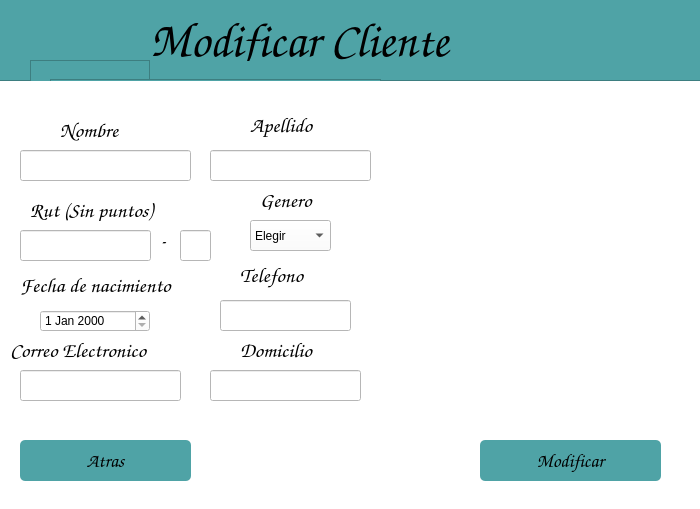
<?xml version="1.0" encoding="UTF-8"?>
<ui version="4.0">
 <class>mainWindow</class>
 <widget class="QMainWindow" name="mainWindow">
  <property name="geometry">
   <rect>
    <x>0</x>
    <y>0</y>
    <width>700</width>
    <height>509</height>
   </rect>
  </property>
  <property name="sizePolicy">
   <sizepolicy hsizetype="Preferred" vsizetype="Preferred">
    <horstretch>0</horstretch>
    <verstretch>0</verstretch>
   </sizepolicy>
  </property>
  <property name="minimumSize">
   <size>
    <width>700</width>
    <height>509</height>
   </size>
  </property>
  <property name="maximumSize">
   <size>
    <width>700</width>
    <height>509</height>
   </size>
  </property>
  <property name="windowTitle">
   <string>Clinica CVI</string>
  </property>
  <property name="styleSheet">
   <string notr="true">alternate-background-color: rgb(255, 255, 255);</string>
  </property>
  <widget class="QWidget" name="centralwidget">
   <widget class="QFrame" name="frame">
    <property name="geometry">
     <rect>
      <x>-10</x>
      <y>0</y>
      <width>711</width>
      <height>511</height>
     </rect>
    </property>
    <property name="minimumSize">
     <size>
      <width>711</width>
      <height>511</height>
     </size>
    </property>
    <property name="maximumSize">
     <size>
      <width>711</width>
      <height>511</height>
     </size>
    </property>
    <property name="sizeIncrement">
     <size>
      <width>10000</width>
      <height>10000</height>
     </size>
    </property>
    <property name="cursor">
     <cursorShape>ArrowCursor</cursorShape>
    </property>
    <property name="styleSheet">
     <string notr="true">background-color: rgb(255, 255, 255);</string>
    </property>
    <property name="frameShape">
     <enum>QFrame::StyledPanel</enum>
    </property>
    <property name="frameShadow">
     <enum>QFrame::Raised</enum>
    </property>
    <widget class="QLabel" name="label">
     <property name="geometry">
      <rect>
       <x>70</x>
       <y>120</y>
       <width>81</width>
       <height>21</height>
      </rect>
     </property>
     <property name="font">
      <font>
       <family>Comic Sans MS</family>
       <pointsize>16</pointsize>
      </font>
     </property>
     <property name="text">
      <string>Nombre</string>
     </property>
    </widget>
    <widget class="QLineEdit" name="lineEdit">
     <property name="geometry">
      <rect>
       <x>30</x>
       <y>150</y>
       <width>171</width>
       <height>31</height>
      </rect>
     </property>
     <property name="styleSheet">
      <string notr="true">border-color: rgb(30, 146, 148);</string>
     </property>
    </widget>
    <widget class="QLabel" name="label_3">
     <property name="geometry">
      <rect>
       <x>40</x>
       <y>200</y>
       <width>161</width>
       <height>21</height>
      </rect>
     </property>
     <property name="font">
      <font>
       <family>Comic Sans MS</family>
       <pointsize>16</pointsize>
      </font>
     </property>
     <property name="text">
      <string>Rut (Sin puntos)</string>
     </property>
    </widget>
    <widget class="QLineEdit" name="lineEdit_3">
     <property name="geometry">
      <rect>
       <x>30</x>
       <y>230</y>
       <width>131</width>
       <height>31</height>
      </rect>
     </property>
     <property name="maxLength">
      <number>8</number>
     </property>
    </widget>
    <widget class="QLabel" name="label_4">
     <property name="geometry">
      <rect>
       <x>270</x>
       <y>190</y>
       <width>81</width>
       <height>20</height>
      </rect>
     </property>
     <property name="font">
      <font>
       <family>Comic Sans MS</family>
       <pointsize>16</pointsize>
      </font>
     </property>
     <property name="text">
      <string>Genero</string>
     </property>
    </widget>
    <widget class="QLabel" name="label_5">
     <property name="geometry">
      <rect>
       <x>30</x>
       <y>270</y>
       <width>201</width>
       <height>31</height>
      </rect>
     </property>
     <property name="font">
      <font>
       <family>Comic Sans MS</family>
       <pointsize>16</pointsize>
      </font>
     </property>
     <property name="text">
      <string>Fecha de nacimiento</string>
     </property>
    </widget>
    <widget class="QDateEdit" name="dateEdit">
     <property name="geometry">
      <rect>
       <x>50</x>
       <y>310</y>
       <width>110</width>
       <height>22</height>
      </rect>
     </property>
     <property name="cursor">
      <cursorShape>PointingHandCursor</cursorShape>
     </property>
    </widget>
    <widget class="QLabel" name="label_6">
     <property name="geometry">
      <rect>
       <x>250</x>
       <y>260</y>
       <width>91</width>
       <height>31</height>
      </rect>
     </property>
     <property name="font">
      <font>
       <family>Comic Sans MS</family>
       <pointsize>16</pointsize>
      </font>
     </property>
     <property name="text">
      <string>Telefono</string>
     </property>
    </widget>
    <widget class="QLineEdit" name="lineEdit_7">
     <property name="geometry">
      <rect>
       <x>230</x>
       <y>300</y>
       <width>131</width>
       <height>31</height>
      </rect>
     </property>
     <property name="maxLength">
      <number>9</number>
     </property>
    </widget>
    <widget class="QLabel" name="label_8">
     <property name="geometry">
      <rect>
       <x>250</x>
       <y>340</y>
       <width>91</width>
       <height>21</height>
      </rect>
     </property>
     <property name="font">
      <font>
       <family>Comic Sans MS</family>
       <pointsize>16</pointsize>
      </font>
     </property>
     <property name="text">
      <string>Domicilio</string>
     </property>
    </widget>
    <widget class="QLineEdit" name="lineEdit_8">
     <property name="geometry">
      <rect>
       <x>220</x>
       <y>370</y>
       <width>151</width>
       <height>31</height>
      </rect>
     </property>
    </widget>
    <widget class="QFrame" name="frame_2">
     <property name="geometry">
      <rect>
       <x>-10</x>
       <y>-20</y>
       <width>721</width>
       <height>101</height>
      </rect>
     </property>
     <property name="styleSheet">
      <string notr="true">background-color: rgb(79, 163, 166);</string>
     </property>
     <property name="frameShape">
      <enum>QFrame::StyledPanel</enum>
     </property>
     <property name="frameShadow">
      <enum>QFrame::Raised</enum>
     </property>
     <widget class="QFrame" name="frame_3">
      <property name="geometry">
       <rect>
        <x>50</x>
        <y>80</y>
        <width>120</width>
        <height>80</height>
       </rect>
      </property>
      <property name="frameShape">
       <enum>QFrame::StyledPanel</enum>
      </property>
      <property name="frameShadow">
       <enum>QFrame::Raised</enum>
      </property>
     </widget>
     <widget class="QFrame" name="frame_4">
      <property name="geometry">
       <rect>
        <x>70</x>
        <y>99</y>
        <width>331</width>
        <height>51</height>
       </rect>
      </property>
      <property name="frameShape">
       <enum>QFrame::StyledPanel</enum>
      </property>
      <property name="frameShadow">
       <enum>QFrame::Raised</enum>
      </property>
     </widget>
     <widget class="QLabel" name="label_9">
      <property name="geometry">
       <rect>
        <x>170</x>
        <y>40</y>
        <width>391</width>
        <height>41</height>
       </rect>
      </property>
      <property name="font">
       <font>
        <family>Comic Sans MS</family>
        <pointsize>36</pointsize>
       </font>
      </property>
      <property name="cursor">
       <cursorShape>ForbiddenCursor</cursorShape>
      </property>
      <property name="text">
       <string>Modificar Cliente</string>
      </property>
     </widget>
    </widget>
    <widget class="QPushButton" name="BtnAtras">
     <property name="enabled">
      <bool>true</bool>
     </property>
     <property name="geometry">
      <rect>
       <x>30</x>
       <y>440</y>
       <width>171</width>
       <height>41</height>
      </rect>
     </property>
     <property name="font">
      <font>
       <family>Comic Sans MS</family>
       <pointsize>14</pointsize>
      </font>
     </property>
     <property name="cursor">
      <cursorShape>PointingHandCursor</cursorShape>
     </property>
     <property name="styleSheet">
      <string notr="true">background-color: rgb(79, 163, 166);
border-radius: 5px;</string>
     </property>
     <property name="text">
      <string>Atras</string>
     </property>
     <property name="checkable">
      <bool>false</bool>
     </property>
    </widget>
    <widget class="QComboBox" name="comboBox">
     <property name="geometry">
      <rect>
       <x>260</x>
       <y>220</y>
       <width>81</width>
       <height>31</height>
      </rect>
     </property>
     <property name="cursor">
      <cursorShape>PointingHandCursor</cursorShape>
     </property>
     <property name="contextMenuPolicy">
      <enum>Qt::NoContextMenu</enum>
     </property>
     <item>
      <property name="text">
       <string>Elegir</string>
      </property>
     </item>
     <item>
      <property name="text">
       <string>Masculino</string>
      </property>
     </item>
     <item>
      <property name="text">
       <string>Femenino</string>
      </property>
     </item>
    </widget>
    <widget class="QLabel" name="label_2">
     <property name="geometry">
      <rect>
       <x>260</x>
       <y>110</y>
       <width>81</width>
       <height>31</height>
      </rect>
     </property>
     <property name="font">
      <font>
       <family>Comic Sans MS</family>
       <pointsize>16</pointsize>
      </font>
     </property>
     <property name="text">
      <string>Apellido</string>
     </property>
    </widget>
    <widget class="QLineEdit" name="lineEdit_2">
     <property name="geometry">
      <rect>
       <x>220</x>
       <y>150</y>
       <width>161</width>
       <height>31</height>
      </rect>
     </property>
     <property name="minimumSize">
      <size>
       <width>161</width>
       <height>31</height>
      </size>
     </property>
    </widget>
    <widget class="QLabel" name="label_logo">
     <property name="geometry">
      <rect>
       <x>400</x>
       <y>120</y>
       <width>291</width>
       <height>301</height>
      </rect>
     </property>
     <property name="font">
      <font>
       <family>Comic Sans MS</family>
       <pointsize>16</pointsize>
      </font>
     </property>
     <property name="text">
      <string/>
     </property>
     <property name="pixmap">
      <pixmap>imagenes/Logo-removebg-preview.png</pixmap>
     </property>
    </widget>
    <widget class="QPushButton" name="btnAgMas">
     <property name="enabled">
      <bool>true</bool>
     </property>
     <property name="geometry">
      <rect>
       <x>490</x>
       <y>440</y>
       <width>181</width>
       <height>41</height>
      </rect>
     </property>
     <property name="font">
      <font>
       <family>Comic Sans MS</family>
       <pointsize>14</pointsize>
      </font>
     </property>
     <property name="cursor">
      <cursorShape>PointingHandCursor</cursorShape>
     </property>
     <property name="styleSheet">
      <string notr="true">background-color: rgb(79, 163, 166);
border-radius: 5px;</string>
     </property>
     <property name="text">
      <string>Modificar</string>
     </property>
     <property name="checkable">
      <bool>false</bool>
     </property>
    </widget>
    <widget class="QLineEdit" name="lineEdit_6">
     <property name="geometry">
      <rect>
       <x>190</x>
       <y>230</y>
       <width>31</width>
       <height>31</height>
      </rect>
     </property>
     <property name="maxLength">
      <number>1</number>
     </property>
    </widget>
    <widget class="QLabel" name="label_11">
     <property name="geometry">
      <rect>
       <x>170</x>
       <y>230</y>
       <width>16</width>
       <height>21</height>
      </rect>
     </property>
     <property name="font">
      <font>
       <family>Comic Sans MS</family>
       <pointsize>16</pointsize>
      </font>
     </property>
     <property name="text">
      <string>-</string>
     </property>
    </widget>
    <widget class="QLabel" name="label_12">
     <property name="geometry">
      <rect>
       <x>20</x>
       <y>340</y>
       <width>191</width>
       <height>21</height>
      </rect>
     </property>
     <property name="font">
      <font>
       <family>Comic Sans MS</family>
       <pointsize>16</pointsize>
      </font>
     </property>
     <property name="text">
      <string>Correo Electronico</string>
     </property>
    </widget>
    <widget class="QLineEdit" name="lineEdit_4">
     <property name="geometry">
      <rect>
       <x>30</x>
       <y>370</y>
       <width>161</width>
       <height>31</height>
      </rect>
     </property>
     <property name="maxLength">
      <number>32767</number>
     </property>
    </widget>
    <zorder>frame_2</zorder>
    <zorder>label</zorder>
    <zorder>lineEdit</zorder>
    <zorder>label_3</zorder>
    <zorder>lineEdit_3</zorder>
    <zorder>label_4</zorder>
    <zorder>label_5</zorder>
    <zorder>dateEdit</zorder>
    <zorder>label_6</zorder>
    <zorder>lineEdit_7</zorder>
    <zorder>label_8</zorder>
    <zorder>lineEdit_8</zorder>
    <zorder>BtnAtras</zorder>
    <zorder>comboBox</zorder>
    <zorder>label_2</zorder>
    <zorder>lineEdit_2</zorder>
    <zorder>label_logo</zorder>
    <zorder>btnAgMas</zorder>
    <zorder>lineEdit_6</zorder>
    <zorder>label_11</zorder>
    <zorder>label_12</zorder>
    <zorder>lineEdit_4</zorder>
   </widget>
  </widget>
 </widget>
 <tabstops>
  <tabstop>lineEdit</tabstop>
  <tabstop>lineEdit_2</tabstop>
  <tabstop>BtnAtras</tabstop>
  <tabstop>lineEdit_3</tabstop>
  <tabstop>dateEdit</tabstop>
  <tabstop>lineEdit_7</tabstop>
  <tabstop>lineEdit_8</tabstop>
 </tabstops>
 <resources>
  <include location="logo.qrc"/>
 </resources>
 <connections/>
</ui>
